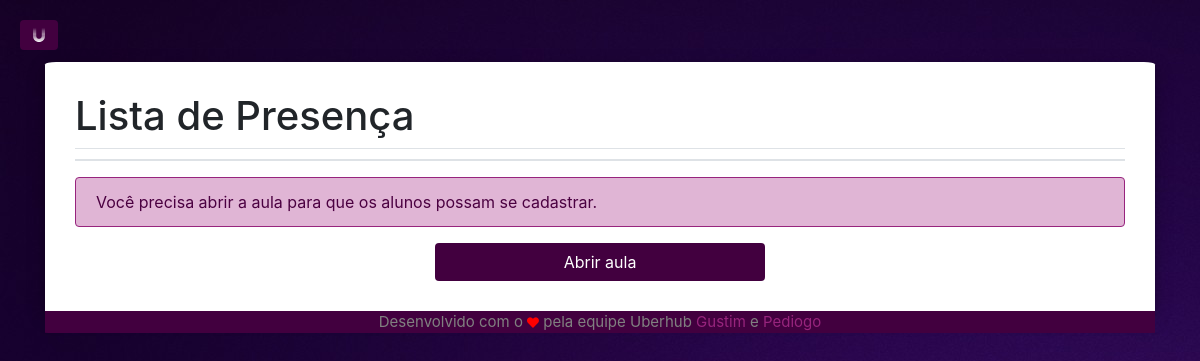
Before: /lista/12 (signed in) with the older database file.
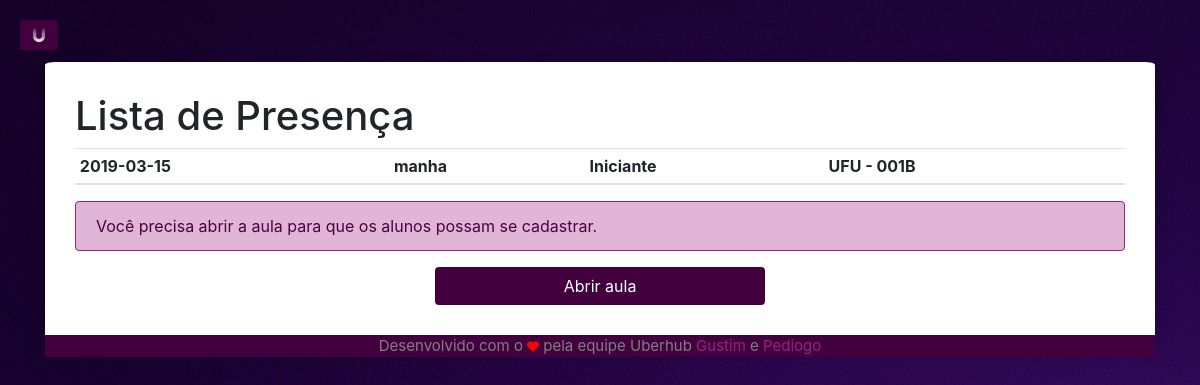
After: the same page with the newer database file.
### app/models/tables.py (models this page shows, shortened)
class Aula(db.Model):
    __tablename__ = "aula"
    id       = db.Column(db.Integer, primary_key=True, autoincrement=True)
    dia      = db.Column(db.Date)
    horario  = db.Column(db.String(5), CheckConstraint('horario="manha" or horario="tarde"'), nullable=False)
    nivel    = db.Column(db.String(15), nullable=False)
    ativa    = db.Column(db.Boolean, default=False, server_default=sa.sql.expression.false(), nullable=False)
    id_prof  = db.Column(db.Integer, db.ForeignKey('professor.id'))
    sala = db.Column(db.String(30), nullable=False)
    fk_professor =  db.relationship('Professor', foreign_keys=id_prof)

### app/controllers/default.py (the view)
@app.route("/lista/")
@app.route("/lista/<id_aula>")
def lista(id_aula=None):
    if current_user.is_authenticated:
        if id_aula == None:
            id_aula = tables.Aula.query.filter_by(id_prof=current_user.id).order_by(tables.Aula.id.desc()).first().id
        aula = tables.Aula.query.filter_by(id=id_aula).first()
        alunos = session.query(tables.Aluno).join(tables.Presenca).filter_by(id_aula=id_aula).all()
        return render_template('home/table.html',
                                alunos=alunos, aula=aula)
    else:
        return redirect(url_for('login'))

### app/controllers/default.py (called while the page is built)
@lm.user_loader
def load_user(id):
    return tables.Professor.query.filter_by(id=id).first()

### app/models/tables.py (called while the page is built)
    @property
    def is_authenticated(self):
        return True

### app/templates/home/table.html (shortened to what this page needs)
{% extends 'base.html' %}
    {% block body %}
    <h1>Lista de Presença</h1>
    <table class="table table-hover table-sm">
        <thead>
          <tr>
            <th scope="col">{{ aula.dia }}</th>
            <th scope="col">{{ aula.horario }}</th>
            <th scope="col">{{ aula.nivel }}</th>
            <th scope="col">{{ aula.sala }}</th>
          </tr>
        </thead>
      </table>
      {% if alunos[0] %}
      <table class="table table-hover table-sm">
        <thead>
          <tr>
            <th scope="col">#</th>
            <th scope="col">id</th>
            <th scope="col">Nome</th>
            <th scope="col">E-mail</th>
            <th scope="col">CPF</th>
          </tr>
        </thead>
        <tbody>
          {% for aluno in alunos %}
          <tr>
            <th scope="row">{{ loop.index }}</th>
            <td>{{ aluno.id }}</td>
            <td>{{ aluno.nome }}</td>
            <td>{{ aluno.email }}</td>
            <td>{{ aluno.cpf }}</td>
          </tr>
          {% endfor %}
        </tbody>
      </table>
        {% if aula.ativa %}
        <div class="row">
          <div class="col-md mb">
          </div>
          <div class="col-md mb">
            <a href="{{ url_for('fecharaula', id_aula=aula.id) }}" class="btn" id="enviar">Fechar aula</a>
          </div>
          <div class="col-md mb">
          </div>
        </div>
        {% else %}
        <div class="row">
          <div class="col-md mb">
          </div>
          <div class="col-md mb">
            <a href="{{ url_for('abriraula', id_aula=aula.id) }}" class="btn" id="enviar">Abrir aula</a>
          </div>
          <div class="col-md mb">
          </div>
        </div>
        {% endif %}
      {% else %}
      <div class="alert alert-purple" role="alert">
        {% if aula.ativa %}
        Ei {{ current_user.apelido }}, parece que nenhum aluno se cadastrou na sua aula ainda.
        {% else %}
        Você precisa abrir a aula para que os alunos possam se cadastrar.
        {% endif %}
      </div>
        {% if aula.ativa %}
        <div class="row">
          <div class="col-md mb">
          </div>
          <div class="col-md mb">
            <a href="{{ url_for('fecharaula', id_aula=aula.id) }}" class="btn" id="enviar">Fechar aula</a>
          </div>
          <div class="col-md mb">
          </div>
        </div>
        {% else %}
        <div class="row">
          <div class="col-md mb">
          </div>
          <div class="col-md mb">
            <a href="{{ url_for('abriraula', id_aula=aula.id) }}" class="btn" id="enviar">Abrir aula</a>
          </div>
          <div class="col-md mb">
          </div>
        </div>
        {% endif %}
      {% endif %}
    {% endblock %}

Changed rows visible on the page:
added Aula: dia "2019-03-15", horario "manha", nivel "Iniciante", sala "UFU - 001B"
